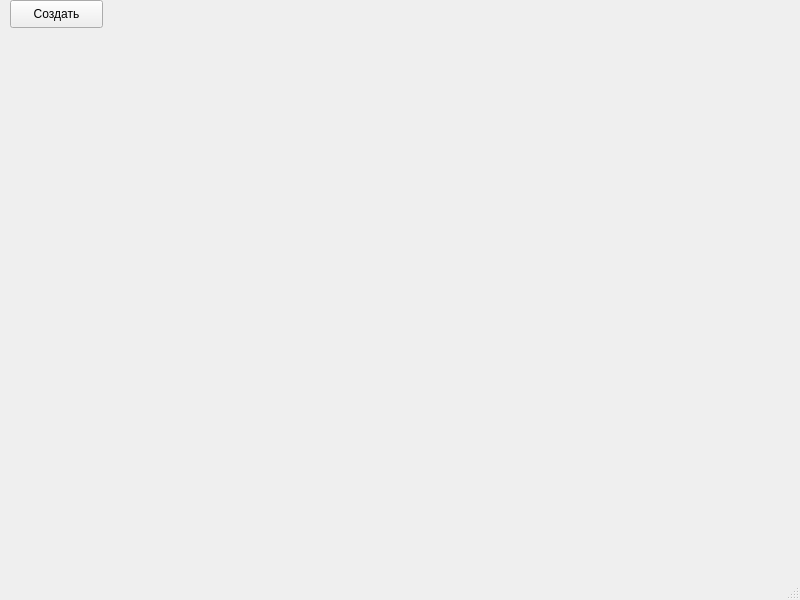
<?xml version="1.0" encoding="UTF-8"?>
<ui version="4.0">
 <class>MainWindow</class>
 <widget class="QMainWindow" name="MainWindow">
  <property name="geometry">
   <rect>
    <x>0</x>
    <y>0</y>
    <width>800</width>
    <height>600</height>
   </rect>
  </property>
  <property name="windowTitle">
   <string>MainWindow</string>
  </property>
  <widget class="QWidget" name="centralwidget">
   <widget class="QPushButton" name="pushButton">
    <property name="geometry">
     <rect>
      <x>10</x>
      <y>0</y>
      <width>93</width>
      <height>28</height>
     </rect>
    </property>
    <property name="text">
     <string>Создать</string>
    </property>
   </widget>
  </widget>
  <widget class="QMenuBar" name="menubar">
   <property name="geometry">
    <rect>
     <x>0</x>
     <y>0</y>
     <width>800</width>
     <height>26</height>
    </rect>
   </property>
  </widget>
  <widget class="QStatusBar" name="statusbar"/>
 </widget>
 <resources/>
 <connections/>
</ui>
